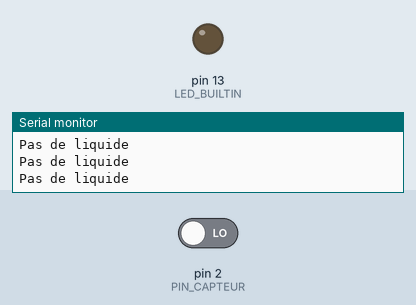
Simulated run of this sketch. Board: Arduino Uno, built with avr-gcc and run on an emulated ATmega328P. On the bench: output pins drawn as LEDs (lit = HIGH), the last lines printed to the serial monitor. The inputs (shaded band) are chosen by the test bench; at power-on: pin 2 (PIN_CAPTEUR) LOW.

Above: at 1.8 s.
1.9 s: pin 2 (PIN_CAPTEUR) driven HIGH
At 3.1 s:
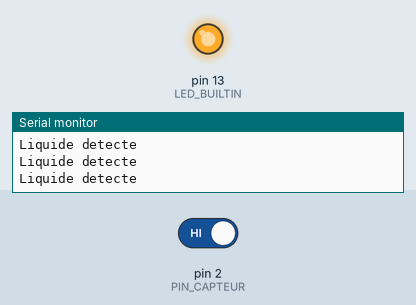
3.5 s: pin 2 (PIN_CAPTEUR) driven LOW
At 4.3 s:
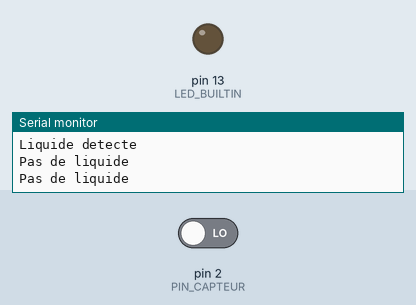
Timing chart, 0 to 6.5 s (numbered marks = the images above; inputs shaded):
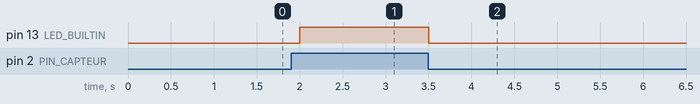

The sketch:

97_Niveau_XKC_Y25.ino
```cpp
/*
 * =====================================================================
 *  Arduino Lab Nexus v6.1.0 STABLE  -  Niveau sans contact XKC-Y25
 * =====================================================================
 *  Explication : Détecte la présence de liquide à travers la paroi d'un récipient.
 *  Carte       : Arduino UNO / Nano (ATmega328P) - compatible Mega
 *  Moniteur    : 9600 bauds
 *
 *  Câblage :
 *   Arduino 5V     -> XKC-Y25 VCC (marron)
 *   Arduino GND    -> XKC-Y25 GND (bleu)
 *   Arduino D2     -> XKC-Y25 OUT (jaune)
 *
 *  Bibliothèques requises (arduino-cli lib install "...") : aucune
 * =====================================================================
 */
// @libs:

const uint8_t PIN_CAPTEUR = 2;

void setup() {
  pinMode(PIN_CAPTEUR, INPUT);
  pinMode(LED_BUILTIN, OUTPUT);
  Serial.begin(9600);
  Serial.println(F("[97] XKC-Y25 pret"));
}

void loop() {
  // Sortie HIGH quand du liquide est détecté (version V/PNP)
  bool liquide = digitalRead(PIN_CAPTEUR) == HIGH;
  digitalWrite(LED_BUILTIN, liquide ? HIGH : LOW);
  Serial.println(liquide ? F("Liquide detecte") : F("Pas de liquide"));
  delay(500);
}
```

Measured:
- after the input at 1.9 s, pin 13 (LED_BUILTIN): LOW → HIGH after 0.10 s
- after the input at 3.5 s, pin 13 (LED_BUILTIN): HIGH → LOW at once
